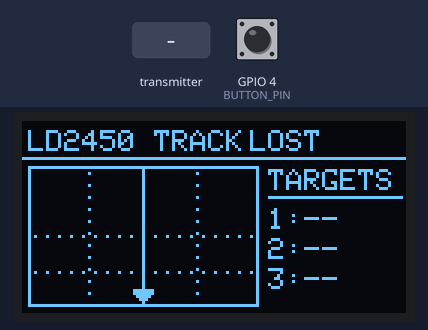
Bench run of a sketch on a simulated ESP32. Parts: 128×64 one-colour display. Inputs (shaded band) come from the test bench; at power-on: GPIO 4 (BUTTON_PIN) HIGH. What the sketch prints to the serial monitor is not drawn.

Above: at 1.7 s.
1.8 s: GPIO 4 (BUTTON_PIN) pulled LOW for 0.15 s
At 3.2 s:
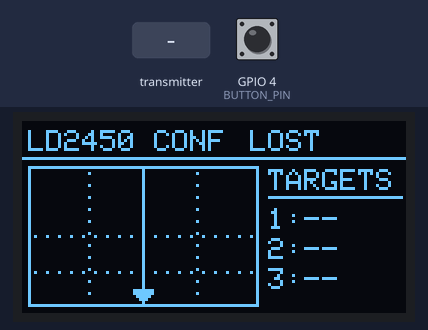
3.5 s: the transmitter starts sending sequence = 0
At 4.7 s:
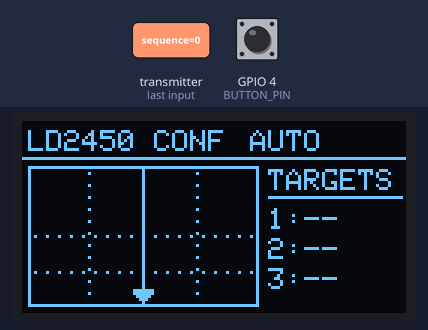
5.0 s: GPIO 4 (BUTTON_PIN) pulled LOW for 1 s
At 6.2 s:
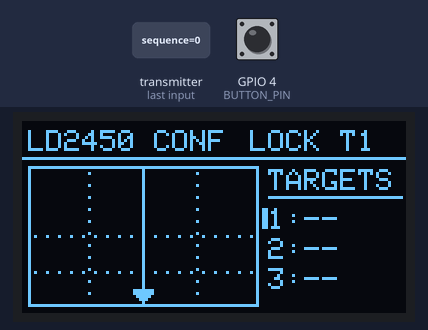
7.5 s: GPIO 4 (BUTTON_PIN) pulled LOW for 0.15 s
At 8.9 s:
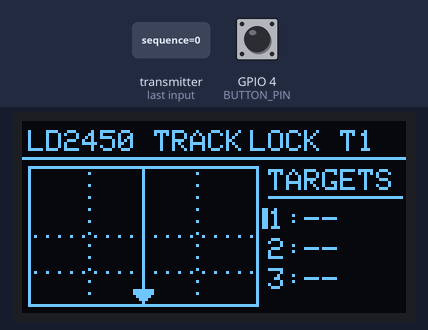
Timing chart, 0 to 10.3 s (numbered marks = the images above; inputs shaded):
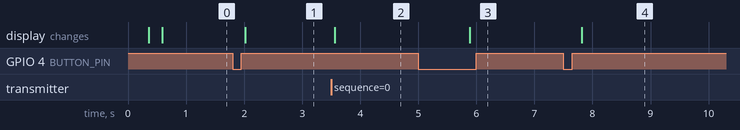

The sketch:

Wrist_Receiver.ino
```cpp
#include <Arduino.h>
#include <WiFi.h>
#include <esp_now.h>
#include <esp_wifi.h>
#include <Wire.h>
#include <math.h>
#include <string.h>
#include <Adafruit_GFX.h>
#include <Adafruit_SSD1306.h>

// Define the ESP-NOW packet before any functions.
struct RadarPacket {
  uint32_t sequence;
  int16_t x[3];
  int16_t y[3];
  int16_t speed[3];
  uint16_t resolution[3];
  uint8_t displayedMask;
};

static_assert(sizeof(RadarPacket) <= 250,
              "ESP-NOW packet too large");

struct SoftwareTrack {
  bool initialized = false;
  bool currentlyDetected = false;
  int16_t x = 0;
  int16_t y = 0;
  float vx = 0;
  float vy = 0;
  uint8_t missedFrames = 0;
  uint8_t consecutiveHits = 0;
};

SoftwareTrack softwareTracks[3];

// Continue with your existing OLED settings and code.

// WRIST UNIT: ESP32 + OLED + mode button.
// Receives filtered LD2450 targets from the head unit via ESP-NOW.

// OLED SETTINGS
// ==================================================
#define SCREEN_WIDTH  128
#define SCREEN_HEIGHT 64
#define OLED_ADDR     0x3C
#define OLED_SDA      8
#define OLED_SCL      9

Adafruit_SSD1306 display(SCREEN_WIDTH, SCREEN_HEIGHT, &Wire, -1);

// ==================================================

// BUTTON / DISPLAY MODE
// Button goes between GPIO 4 and GND.
// ==================================================
const int BUTTON_PIN = 4;
const unsigned long DEBOUNCE_MS = 40;

enum DisplayMode {
  DIRECT_TRACKING,
  CONFIDENCE_MAP
};

DisplayMode displayMode = DIRECT_TRACKING;

bool lastButtonReading = HIGH;
bool stableButtonState = HIGH;
unsigned long lastDebounceTime = 0;

// Target selection: -1 = AUTO, 0 = T1, 1 = T2, 2 = T3
int lockedTarget = -1;

const unsigned long LONG_PRESS_MS = 700;
unsigned long buttonPressStart = 0;
bool longPressHandled = false;

void handleModeButton() {
  bool reading = digitalRead(BUTTON_PIN);

  if (reading != lastButtonReading) {
    lastDebounceTime = millis();
    lastButtonReading = reading;
  }

  // Wait for the button reading to stabilize.
  if (millis() - lastDebounceTime < DEBOUNCE_MS) {
    return;
  }

  // Handle a stable button-state change.
  if (reading != stableButtonState) {
    stableButtonState = reading;

    // Button pressed.
    if (stableButtonState == LOW) {
      buttonPressStart = millis();
      longPressHandled = false;
    }

    // Button released.
    else {
      // A short press switches display modes.
      if (!longPressHandled) {
        displayMode =
          (displayMode == DIRECT_TRACKING)
          ? CONFIDENCE_MAP
          : DIRECT_TRACKING;

        Serial.print("Display mode: ");
        Serial.println(
          displayMode == DIRECT_TRACKING
          ? "TRACK"
          : "CONF"
        );
      }
    }
  }

  // A long press cycles the selected target.
  if (
    stableButtonState == LOW &&
    !longPressHandled &&
    millis() - buttonPressStart >= LONG_PRESS_MS
  ) {
    longPressHandled = true;

    if (lockedTarget < 2) {
      lockedTarget++;
    } else {
      lockedTarget = -1;
    }

    Serial.print("Target selection: ");

    if (lockedTarget == -1) {
      Serial.println("AUTO");
    } else {
      Serial.print("T");
      Serial.println(lockedTarget + 1);
    }
  }
}

// ==================================================

// MAP SETTINGS
// ==================================================
const int MAP_LEFT      = 2;
const int MAP_RIGHT     = 78;
const int MAP_TOP       = 15;
const int MAP_BOTTOM    = 61;
const int MAP_CENTER_X  = 40;

const float MAX_X_MM = 2000.0f;  // +/- 2.0 m
const float MAX_Y_MM = 4000.0f;  // 0 to 4.0 m forward

// ==================================================

struct Target {
  int16_t x;
  int16_t y;
  int16_t speed;
  uint16_t resolution;
  bool active;
};
Target targets[3] = {};

struct TargetFilter {
  float smoothX = 0;
  float smoothY = 0;
  int consecutiveHits = 0;
  bool displayed = false;
};
TargetFilter filters[3];

static_assert(sizeof(RadarPacket) <= 250,
              "ESP-NOW packet too large");

// The rest of your sketch follows...

const uint8_t CHANNEL = 1;
const uint8_t radarMAC[6] = {0x44, 0xB1, 0x76, 0xCE, 0xCD, 0x98};
volatile bool packetPending = false;
portMUX_TYPE packetMux = portMUX_INITIALIZER_UNLOCKED;
RadarPacket incomingPacket;
uint32_t lastPacketMillis = 0;
uint32_t lastSequence = 0;
bool haveSequence = false;
bool signalLost = true;
unsigned long lastScreenUpdate = 0;

// POSITION HISTORY FOR CONFIDENCE-STYLE DISPLAY
// This estimates recent position variability, not a
// calibrated probability of detection.
// ==================================================
const int HISTORY_LENGTH = 10;

struct PositionSample {
  float x;
  float y;
};

PositionSample positionHistory[3][HISTORY_LENGTH];
int historyCount[3] = {0, 0, 0};
int historyNext[3] = {0, 0, 0};

void clearPositionHistory(int targetIndex) {
  historyCount[targetIndex] = 0;
  historyNext[targetIndex] = 0;
}

void addPositionSample(int targetIndex, float x, float y) {
  positionHistory[targetIndex][historyNext[targetIndex]].x = x;
  positionHistory[targetIndex][historyNext[targetIndex]].y = y;

  historyNext[targetIndex] =
    (historyNext[targetIndex] + 1) % HISTORY_LENGTH;

  if (historyCount[targetIndex] < HISTORY_LENGTH) {
    historyCount[targetIndex]++;
  }
}

// Approximate radial spread of recent detections around their mean.
float positionVariabilityMM(int targetIndex) {
  int count = historyCount[targetIndex];
  if (count < 2) {
    return 0.0f;
  }

  float meanX = 0.0f;
  float meanY = 0.0f;

  for (int i = 0; i < count; i++) {
    meanX += positionHistory[targetIndex][i].x;
    meanY += positionHistory[targetIndex][i].y;
  }

  meanX /= count;
  meanY /= count;

  float sumSquared = 0.0f;
  for (int i = 0; i < count; i++) {
    float dx = positionHistory[targetIndex][i].x - meanX;
    float dy = positionHistory[targetIndex][i].y - meanY;
    sumSquared += dx * dx + dy * dy;
  }

  return sqrtf(sumSquared / count);
}

// ==================================================

// COORDINATE MAPPING
// ==================================================
int mapX(int16_t x) {
  int px;

  if (x >= 0) {
    px = MAP_CENTER_X +
      (int)((float)x *
      (MAP_RIGHT - 1 - MAP_CENTER_X) / MAX_X_MM);
  } else {
    px = MAP_CENTER_X -
      (int)((float)(-x) *
      (MAP_CENTER_X - (MAP_LEFT + 1)) / MAX_X_MM);
  }

  return constrain(px, MAP_LEFT + 1, MAP_RIGHT - 1);
}

int mapY(int16_t y) {
  // The observed radar convention reports forward Y as negative.
  float forwardMM = fabsf((float)y);

  int py = MAP_BOTTOM -
    (int)(forwardMM *
    (MAP_BOTTOM - MAP_TOP) / MAX_Y_MM);

  return constrain(py, MAP_TOP + 1, MAP_BOTTOM - 1);
}

float targetDistance(int16_t x, int16_t y) {
  return sqrtf(
    (float)x * x + (float)y * y
  ) / 1000.0f;
}

// ==================================================

// DRAW RADAR GRID
// ==================================================
void drawRadarGrid() {
  display.drawRect(
    MAP_LEFT, MAP_TOP,
    MAP_RIGHT - MAP_LEFT + 1,
    MAP_BOTTOM - MAP_TOP + 1,
    SSD1306_WHITE
  );

  display.drawLine(
    MAP_CENTER_X, MAP_TOP,
    MAP_CENTER_X, MAP_BOTTOM,
    SSD1306_WHITE
  );

  int leftGuide = mapX(-1000);
  int rightGuide = mapX(1000);

  for (int y = MAP_TOP + 2; y < MAP_BOTTOM; y += 4) {
    display.drawPixel(leftGuide, y, SSD1306_WHITE);
    display.drawPixel(rightGuide, y, SSD1306_WHITE);
  }

  for (int meters = 1; meters <= 2; meters++) {
    int guideY = mapY(-meters * 1000);

    for (int x = MAP_LEFT + 2; x < MAP_RIGHT; x += 4) {
      display.drawPixel(x, guideY, SSD1306_WHITE);
    }
  }

  display.fillTriangle(
    MAP_CENTER_X, MAP_BOTTOM - 1,
    MAP_CENTER_X - 3, MAP_BOTTOM - 5,
    MAP_CENTER_X + 3, MAP_BOTTOM - 5,
    SSD1306_WHITE
  );
}

// ==================================================

// DRAW TARGETS — DIRECT TRACKING MODE
// ==================================================
void drawTargetLockMarker(int targetIndex, int px, int py) {
  if (targetIndex != lockedTarget) {
    return;
  }

  // Ring around the selected target.
  display.drawCircle(px, py, 5, SSD1306_WHITE);

  // Small horizontal and vertical targeting marks.
  display.drawLine(px - 7, py, px - 5, py, SSD1306_WHITE);
  display.drawLine(px + 5, py, px + 7, py, SSD1306_WHITE);
  display.drawLine(px, py - 7, px, py - 5, SSD1306_WHITE);
  display.drawLine(px, py + 5, px, py + 7, SSD1306_WHITE);
}

void drawTargets() {
  for (int i = 0; i < 3; i++) {
    if (!filters[i].displayed) {
      continue;
    }

    int16_t x = (int16_t)roundf(filters[i].smoothX);
    int16_t y = (int16_t)roundf(filters[i].smoothY);

    int px = mapX(x);
    int py = mapY(y);

    display.fillCircle(px, py, 2, SSD1306_WHITE);
    display.drawPixel(px - 3, py, SSD1306_WHITE);
    display.drawPixel(px + 3, py, SSD1306_WHITE);
    drawTargetLockMarker(i, px, py);
  }
}

// ==================================================

// DRAW TARGETS — CONFIDENCE-STYLE MODE
// The halo grows with recent position variability.
// It is a visual uncertainty estimate, not probability.
// ==================================================
void drawConfidenceMap() {
  for (int i = 0; i < 3; i++) {
    if (!filters[i].displayed) {
      continue;
    }

    int16_t x = (int16_t)roundf(filters[i].smoothX);
    int16_t y = (int16_t)roundf(filters[i].smoothY);

    int px = mapX(x);
    int py = mapY(y);

    float variability = positionVariabilityMM(i);

    // Convert millimetres of variation to display pixels.
    // Keep a small minimum halo so the mode is visibly distinct.
    int radius = 3 + (int)(variability * 0.012f);
    radius = constrain(radius, 3, 10);

    // Sparse concentric rings create a monochrome "gradient".
    display.drawCircle(px, py, radius, SSD1306_WHITE);
    if (radius >= 5) {
      display.drawCircle(px, py, radius - 2, SSD1306_WHITE);
    }

    // Dither the area inside the outer ring.
    for (int dy = -radius + 1; dy < radius; dy++) {
      for (int dx = -radius + 1; dx < radius; dx++) {
        int distanceSquared = dx * dx + dy * dy;
        if (distanceSquared < radius * radius &&
            ((dx + dy + i) & 1) == 0) {
          int pixelX = px + dx;
          int pixelY = py + dy;

          // Keep the confidence pattern inside the map boundary.
          if (pixelX > MAP_LEFT && pixelX < MAP_RIGHT &&
              pixelY > MAP_TOP && pixelY < MAP_BOTTOM) {
            display.drawPixel(pixelX, pixelY, SSD1306_WHITE);
          }
        }
      }
    }

    // Bright center marks the filtered target position.
    display.fillCircle(px, py, 1, SSD1306_WHITE);
    drawTargetLockMarker(i, px, py);
  }
}

// ==================================================

// DRAW DISTANCE PANEL
// ==================================================
void drawDistancePanel() {
  display.setTextSize(1);
  display.setTextColor(SSD1306_WHITE);

  display.setCursor(82, 16);
  display.print("TARGETS");

  display.drawLine(82, 25, 126, 25, SSD1306_WHITE);

  int rowY = 29;

for (int i = 0; i < 3; i++) {

    // Draw a small marker beside the selected target's row.
    if (i == lockedTarget) {
      display.fillRect(80, rowY, 2, 7, SSD1306_WHITE);
    }

    display.setCursor(82, rowY);
    display.print(i + 1);
    display.print(":");

    if (filters[i].displayed) {
      float distance = targetDistance(
        (int16_t)roundf(filters[i].smoothX),
        (int16_t)roundf(filters[i].smoothY)
      );

      display.print(distance, 2);
      display.print("m");
    } else {
      display.print("--");
    }

    rowY += 10;
  }
}

// ==================================================

// UPDATE OLED
// ==================================================
void updateOLED() {
  display.clearDisplay();

  display.setTextSize(1);
  display.setTextColor(SSD1306_WHITE);
  display.setCursor(2, 3);
  display.print("LD2450 ");

  if (displayMode == DIRECT_TRACKING) {
    display.print("TRACK");
  } else {
    display.print("CONF");
  }

  if (signalLost) {
  display.setCursor(76, 3);
  display.print("LOST");
} else if (lockedTarget >= 0) {
  display.setCursor(76, 3);
  display.print("LOCK T");
  display.print(lockedTarget + 1);
} else {
  display.setCursor(76, 3);
  display.print("AUTO");
}

  display.drawLine(0, 12, 127, 12, SSD1306_WHITE);

  drawRadarGrid();

  if (displayMode == DIRECT_TRACKING) {
    drawTargets();
  } else {
    drawConfidenceMap();
  }

  drawDistancePanel();
  display.display();
}

// ==================================================

void onDataReceived(const esp_now_recv_info_t *info,
                    const uint8_t *data, int len) {
  if (len != sizeof(RadarPacket)) return;
  RadarPacket packet;
  memcpy(&packet, data, sizeof(packet));

  portENTER_CRITICAL(&packetMux);
  incomingPacket = packet;
  packetPending = true;
  portEXIT_CRITICAL(&packetMux);
}

void applyIncomingPacket(const RadarPacket &packet) {
  lastPacketMillis = millis();
  signalLost = false;
  lastSequence = packet.sequence;
  haveSequence = true;

  for (int i = 0; i < 3; i++) {
    bool active = (packet.displayedMask & (1u << i)) != 0;
    targets[i].x = packet.x[i];
    targets[i].y = packet.y[i];
    targets[i].speed = packet.speed[i];
    targets[i].resolution = packet.resolution[i];
    targets[i].active = active;
    filters[i].smoothX = packet.x[i];
    filters[i].smoothY = packet.y[i];
    filters[i].displayed = active;

    if (active) {
      addPositionSample(i, packet.x[i], packet.y[i]);
    } else {
      clearPositionHistory(i);
    }
  }
}

void setup() {
  Serial.begin(115200);
  delay(300);

  pinMode(BUTTON_PIN, INPUT_PULLUP);
  Wire.begin(OLED_SDA, OLED_SCL);
  if (!display.begin(SSD1306_SWITCHCAPVCC, OLED_ADDR)) {
    Serial.println("OLED initialization failed!");
    while (true) delay(1000);
  }

  display.clearDisplay();
  display.setTextSize(1);
  display.setTextColor(SSD1306_WHITE);
  display.setCursor(0, 0);
  display.println("Starting wrist...");
  display.display();

  WiFi.mode(WIFI_STA);
  WiFi.setChannel(CHANNEL);
  delay(200);
  Serial.print("Wrist MAC: ");
  Serial.println(WiFi.macAddress());

  if (esp_now_init() != ESP_OK) {
    Serial.println("ESP-NOW initialization failed");
    while (true) delay(1000);
  }
  if (esp_now_register_recv_cb(onDataReceived) != ESP_OK) {
    Serial.println("Receiver callback registration failed");
    while (true) delay(1000);
  }

  Serial.println("Wrist receiver ready; ESP-NOW channel 1");
  Serial.println("Button: GPIO 4 to GND; switches TRACK / CONF");
  updateOLED();
}

void loop() {
  handleModeButton();

  RadarPacket packet;
  bool gotPacket = false;
  portENTER_CRITICAL(&packetMux);
  if (packetPending) {
    packet = incomingPacket;
    packetPending = false;
    gotPacket = true;
  }
  portEXIT_CRITICAL(&packetMux);

  if (gotPacket) {
    applyIncomingPacket(packet);
    Serial.printf("Packet %lu received\n", (unsigned long)packet.sequence);
  }

  if (!signalLost && millis() - lastPacketMillis > 1000) {
    signalLost = true;
    for (int i = 0; i < 3; i++) {
      filters[i].displayed = false;
      targets[i].active = false;
      clearPositionHistory(i);
    }
  }

  // Refresh periodically so button changes and SIGNAL LOST appear promptly.
  if (millis() - lastScreenUpdate >= 100) {
    updateOLED();
    lastScreenUpdate = millis();
  }
  delay(5);
}
```

Measured:
- after the input at 1.8 s, the display: changes after 0.22 s (image 1)
- after the input at 3.5 s, the display: changes after 0.06 s (image 2)
- after the input at 5.0 s, the display: changes after 0.88 s (image 3)
- after the input at 7.5 s, the display: changes after 0.32 s (image 4)
